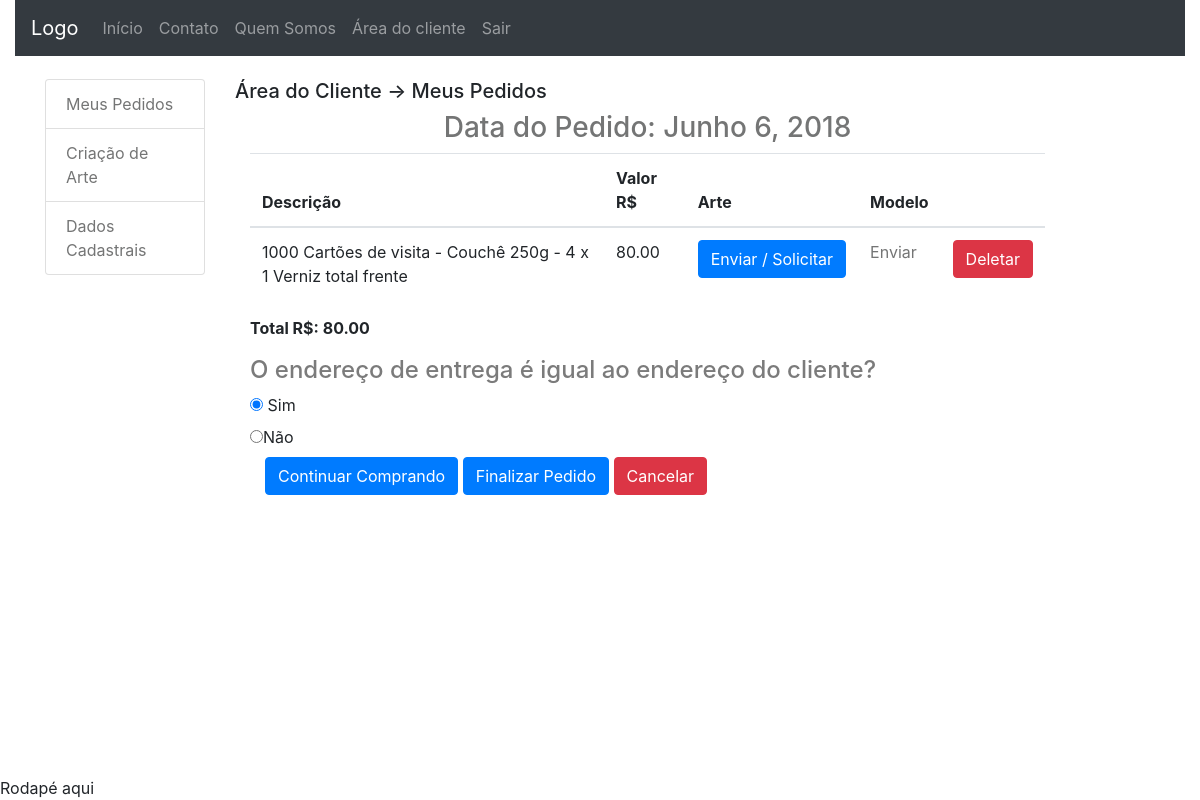
The page /area_do_cliente/ (signed in) on the database its author committed.
### dashboard_client/models.py (models this page shows, shortened)
class OrderImpress(models.Model):
	UF_CHOICES = (
	    ('AC','Acre'), ('AL','Alagoas'), ('AP','Amapá'),
	    ('AM','Amazonas'), ('BA','Bahia'), ('CE','Ceará'),
	    ('DF','Distrito Federal'), ('ES','Espírito Santo'),
	    ('GO','Goiás'), ('MA','Maranhão'), ('MT','Mato Grosso'),
	    ('MS','Mato Grosso do Sul'), ('MG','Minas Gerais'),
	    ('PA','Pará'), ('PB','Paraíba'), ('PR','Paraná'),
	    ('PE','Pernambuco'), ('PI','Piauí'),
	    ('RJ','Rio de Janeiro'), ('RN','Rio Grande do Norte'),
	    ('RS','Rio Grande do Sul'), ('RO','Rondônia'),
	    ('RR','Roraima'), ('SC','Santa Catarina'),
	    ('SP','São Paulo'), ('SE','Sergipe'),
		('TO','Tacantins'),
	)
	date = models.DateField(default=date.today, editable=False)
	value = models.DecimalField('Valor R$', max_digits=10,
		decimal_places=2, default=0)
	status = models.CharField('Status do Pedido', max_length=2,
		choices=STATUS_CHOICE, default='EA')
	user = models.ForeignKey(User, on_delete=models.CASCADE)
	delivery_address_is_the_same = models.BooleanField(
		verbose_name='Entregar no endereço cadastrado',
		default=True,
		blank=True)
	logradouro_delivery = models.CharField('Rua/Avenida', max_length=100,
		null=True, blank=True, default='')
	numero_delivery = models.CharField('Número', max_length=100,
		null=True, blank=True, default='')
	cep_delivery = models.CharField('CEP', max_length=10, null=True,
		blank=True, default='')
	complemento_delivery = models.CharField('Complamento', max_length=100,
		null=True, blank=True, default='')
	bairro_delivery = models.CharField('Bairro', max_length=100, null=True,
		blank=True, default='')
	cidade_delivery = models.CharField('Cidade', max_length=100, null=True,
		blank=True, default='')
	estado_delivery = models.CharField('Estado', max_length=100, null=True,
		blank=True, default='')
	transaction_id = models.CharField('ID da transação', max_length=100, null=True,
		blank=True)
	status_pg = models.CharField('Status PagSeguro', max_length=10,
		choices=STATUS_PAGSEGURO, default='3')
	class Meta:
		verbose_name = 'Pedido Impressão'
		verbose_name_plural = 'Pedidos Impressão'
		ordering = ['date']
	@staticmethod
	def getLastOrderImpressId(user_id):
		from django.db.models import Max
		try:
			orders = OrderImpress.objects.filter(user_id=user_id)
			return orders.aggregate(Max('id'))['id__max']
		except:
			return None
	@staticmethod
	def get_orderImpress_data(user_id):
		order_id = OrderImpress.getLastOrderImpressId(user_id)
		orderImpress = None
		try:
			orderImpress = OrderImpress.objects.get(id=order_id)
		except:
			pass
		if orderImpress is not None:
			data = {}
			if orderImpress.status == 'EA':
				data.update({'order': orderImpress})
			else:
				pass
			number_field_ad = OrderImpress.get_number_field_ad(orderImpress)
			orderItemImpress_list, total = OrderItemImpress.getList(order_id)
			data.update({'number_field_ad': number_field_ad})
			data.update({'orderItemImpress_list': orderItemImpress_list})
			data.update({'total': total})
			return data
		else:
			return None
	@staticmethod
	def get_number_field_ad(orderImpress):
		number = 0
		if orderImpress.logradouro_delivery:
			number = number + 1
		if orderImpress.numero_delivery:
			number = number + 1
		if orderImpress.cep_delivery:
			number = number + 1
		if orderImpress.complemento_delivery:
			number = number + 1
		if orderImpress.bairro_delivery:
			number = number + 1
		if orderImpress.cidade_delivery:
			number = number + 1
		if orderImpress.estado_delivery:
			number = number + 1
		return number

class OrderItemImpress(models.Model):
	quantity = models.PositiveSmallIntegerField(verbose_name='Quantidade',
		default=1, editable=False)
	service = models.ForeignKey(Service, on_delete=models.CASCADE)
	art = models.FileField(upload_to='order-item-impress',
		verbose_name='Logo', null=True, blank=True)
	order = models.ForeignKey(OrderImpress, on_delete=models.CASCADE,
		related_name="itens",)
	creation_art_solicited = models.BooleanField(
		verbose_name='Criação de arte solicitada',
		default=False,
		blank=True)
	observations = models.TextField('Observações', max_length=300,
		blank=True, null=True)
	date_solicitation = models.DateTimeField('Data de solicitação da arte',
		blank=True, null=True)
	model = models.FileField(upload_to='order-item-impress',
		verbose_name='Logo', null=True, blank=True)
	image_example1 = models.FileField(upload_to='image-example',
		verbose_name='Imagem de Exemplo 1', null=True, blank=True)
	image_example2 = models.FileField(upload_to='image-example',
		verbose_name='Imagem de Exemplo 2', null=True, blank=True)
	image_example3 = models.FileField(upload_to='image-example',
		verbose_name='Imagem de Exemplo 3', null=True, blank=True)
	image_example4 = models.FileField(upload_to='image-example',
		verbose_name='Imagem de Exemplo 4', null=True, blank=True)
	class Meta:
		verbose_name = 'Impressão'
		verbose_name_plural = 'Impressões'
		ordering = ['order']
	@staticmethod
	def getList(order_id):
		orderItemImpress_list = \
		OrderItemImpress.objects.filter(order_id=order_id)
		total = 0
		for item in orderItemImpress_list:
			total = total + item.service.value
		return orderItemImpress_list, total

### core/models.py (models this page shows, shortened)
class Service(models.Model):
	TYPE_CHOICES = (
			('IP', 'impressão'),
			('AT', 'criação de arte'),
		)
	description = models.TextField('Descrição', max_length=300)
	image = models.ImageField(upload_to='impress-art',
		verbose_name='Imagem', null=True, blank=True)
	value = models.DecimalField(verbose_name='Valor', null=True,
		blank=True, max_digits=8, decimal_places=2)
	category = models.ForeignKey(Category, on_delete=models.CASCADE,
		null=True, blank=True)
	class Meta:
		verbose_name = 'Serviço'
		verbose_name_plural = 'Serviços'
		ordering = ['description']

### dashboard_client/views.py (the view)
# urls.py: path('area_do_cliente/', include('dashboard_client.urls'), name='index'),
@login_required
def index(request):
	data = OrderImpress.get_orderImpress_data(request.user.id)
	context = {'data': OrderImpress.get_orderImpress_data(request.user.id)}
	return render(request, 'dashboard_client/index.html', context)

### dashboard_client/templates/dashboard_client/index.html (shortened to what this page needs)
{% extends 'core/base.html' %}
{% load static %}
	{% block conteudo %}
	<div class="container-fluid" style="margin-top: 2%">
		<div class="container-fluid">
			<div class="row">
				<div class="col-sm-2">
					<ul class="list-group">
						<li class="list-group-item">
							<a href="{% url 'dashboard_client:index' %}">
								Meus Pedidos
							</a>
						</li>
						<li class="list-group-item">
							<a href="{% url 'dashboard_client:index_art' %}">
								Criação de Arte
							</a>
						</li>
						<li class="list-group-item">
							<a href="{% url 'accounts:my_data' %}">
								Dados Cadastrais
							</a>
						</li>
					</ul>
				</div>
				{% block central_column %}
				<div class="col-sm-9">
					{% block dashboard_title %}
					<h5>Área do Cliente -> Meus Pedidos</h5>
					{% endblock %}
					{% if data %}
					{% if data.order %}
						<h3>
							Data do Pedido: {{ data.order.date }}
						</h3>
						<div class="container" >
						<table class="table">
						{% for item in data.orderItemImpress_list %}
							<thead>
								<tr>
									<th>Descrição</th>
									<th>Valor R$</th>
									<th>Arte</th>
									<th>Modelo</th>
									<th></th>
								</tr>
							</thead>
							<tbody>
								<tr>
									<td>
										{{ item.service.description }}
									</td>
									<td>{{ item.service.value }}</td>
									<td>
										{% if item.art %}
										<a href="{% url 'dashboard_client:send_logo' item.id %}">
											Alterar
										</a>
										{% else %}
											{% if item.creation_art_solicited %}
												<strong>Solicitado</strong>
											{% else %}
											<a href="{% url 'dashboard_client:send_logo' item.id %}">
												<button class="btn btn-primary">
													Enviar / Solicitar
												</button>
											</a>
											{% endif %}
										{% endif %}
									</td>
									<td>
										<a href="{% url 'dashboard_client:send_model_impress' item.id %}">
											{% if item.model %}
											Alterar
											{% else %}
											Enviar
											{% endif %}
										</a>
									</td>
									<td>
										<a href="{% url 'dashboard_client:delete_oii' item.id %}"
										title="Deletar esse ítem do pedido">
											<button class="btn btn-danger">Deletar</button>
										</a>
									</td>
								</tr>
							</tbody>
						{% endfor %}
						</table>
						<strong>Total R$: {{ data.total }}</strong>
						<div class="panel panel-default">
							<div class="panel-heading">
								<h4>O endereço de entrega é igual ao endereço do cliente?</h4>
							</div>
						  	<div class="panel-body">
						  		{% if data.order.delivery_address_is_the_same %}
								<div class="radio">
									<label><input type="radio"
										name="delivery" checked="checked"
										onclick="delivery({{data.order.id}}, 0)">
										Sim
									</label>
								</div>
								<div class="radio"
								onclick="delivery({{data.order.id}}, 1)">
									<label><input type="radio"
										name="delivery">Não
									</label>
								</div>
								{% endif %}
						  	</div>
						</div>
						<div class="container">
						  	<a href="{% url 'core:index' %}"
						  	class="btn btn-primary">
							Continuar Comprando
							</a>
							<a href="{% url 'checkout:finalize_payment' data.order.id %}"
						  	class="btn btn-primary">
								Finalizar Pedido
							</a>
						  	<a href="{% url 'dashboard_client:cancel_orderImpress' data.order.id %}"
						  	class="btn btn-danger">
						  		Cancelar
							</a>
						</div>
						</div>
					{% endif %}
					{% else %}
						<i style="color: red">Não há pedido ativo</i>
					{% endif %}
				</div>
				{% endblock %}
			</div>
		</div>
	</div>
	{% endblock %}

### core/static/core/css/estilo.css (style rules this page uses)
body { padding-top: 0px; background-image: url("../imagens/fundobody.jpg"); }
h3 { text-align: center; color: #747575; }
a { color: #747575; }
.formulario h1, h4 { color: #7b7b7b; }

### rows shown on the page
OrderImpress: order "Junho 6, 2018"
OrderItemImpress: service.description "1000 Cartões de visita - Couchê 250g - 4 x 1 Verniz total frente", service.value "80.00", art "Enviar / Solicitar", model "Enviar"

### other values the page prints
{{ data.total }} "80.00"
